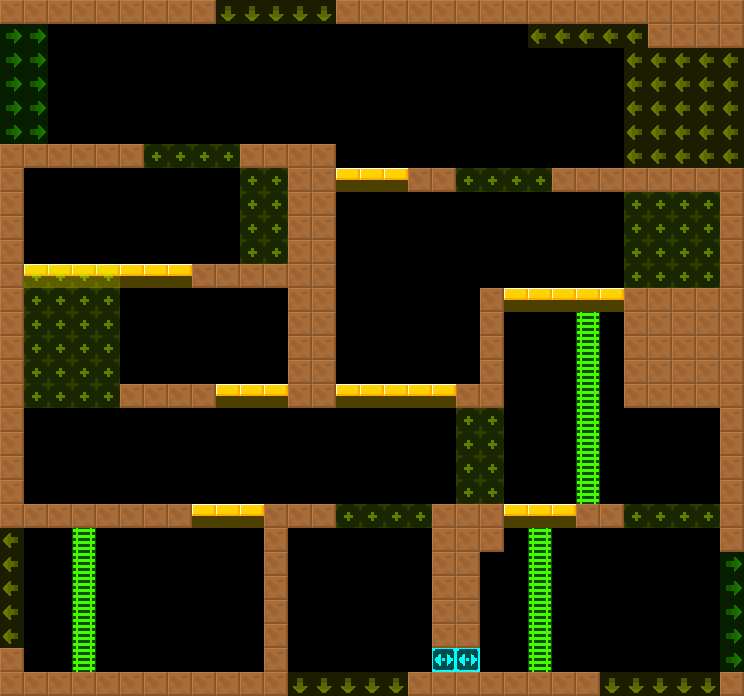

A level layout from a 2D game, rendered from its tile map. Below: a short description, then the map file with tile-grid data replaced by summaries:
An orthogonal 31x29 tile map with 24x24 px tiles, 2 tile layers (col, lnk), 2 tilesets and 7 objects (5x BreakableGround, Water, FakeBlackWall).

<map version="1.4" tiledversion="1.4.2" orientation="orthogonal" renderorder="right-down" width="31" height="29" tilewidth="24" tileheight="24" infinite="0" nextlayerid="4" nextobjectid="8">
 <tileset firstgid="6" source="../../lnk.tsx" />
 <tileset firstgid="1" source="../../col.tsx" />
 <layer id="1" name="col" width="31" height="29">
  <data>[899 cells, 239 non-empty, 4 distinct tile ids]</data>
 </layer>
 <layer id="2" name="lnk" width="31" height="29" opacity="0.5">
  <data>[899 cells, 137 non-empty, 4 distinct tile ids]</data>
 </layer>
 <objectgroup id="3" name="markers" opacity="0.5">
  <object id="1" name="BreakableGround" type="BreakableGround" x="144" y="144" width="96" height="24">
   <properties>
    <property name="yr" value="0" />
    <property name="xr" value="0" />
   </properties>
  </object>
  <object id="2" name="BreakableGround" type="BreakableGround" x="456" y="168" width="96" height="24">
   <properties>
    <property name="yr" value="0" />
    <property name="xr" value="0" />
   </properties>
  </object>
  <object id="3" name="BreakableGround" type="BreakableGround" x="24" y="384" width="96" height="24">
   <properties>
    <property name="yr" value="0" />
    <property name="xr" value="0" />
   </properties>
  </object>
  <object id="4" name="BreakableGround" type="BreakableGround" x="336" y="504" width="96" height="24">
   <properties>
    <property name="yr" value="0" />
    <property name="xr" value="0" />
   </properties>
  </object>
  <object id="5" name="BreakableGround" type="BreakableGround" x="624" y="504" width="96" height="24">
   <properties>
    <property name="yr" value="0" />
    <property name="xr" value="0" />
   </properties>
  </object>
  <object id="6" name="Water" type="Water" x="24" y="648" width="240" height="24">
   <properties>
    <property name="yr" value="0" />
    <property name="xr" value="0" />
   </properties>
  </object>
  <object id="7" name="FakeBlackWall" type="FakeBlackWall" x="432" y="648" width="48" height="24">
   <properties>
    <property name="yr" value="0" />
    <property name="xr" value="0" />
   </properties>
  </object>
 </objectgroup>
</map>
